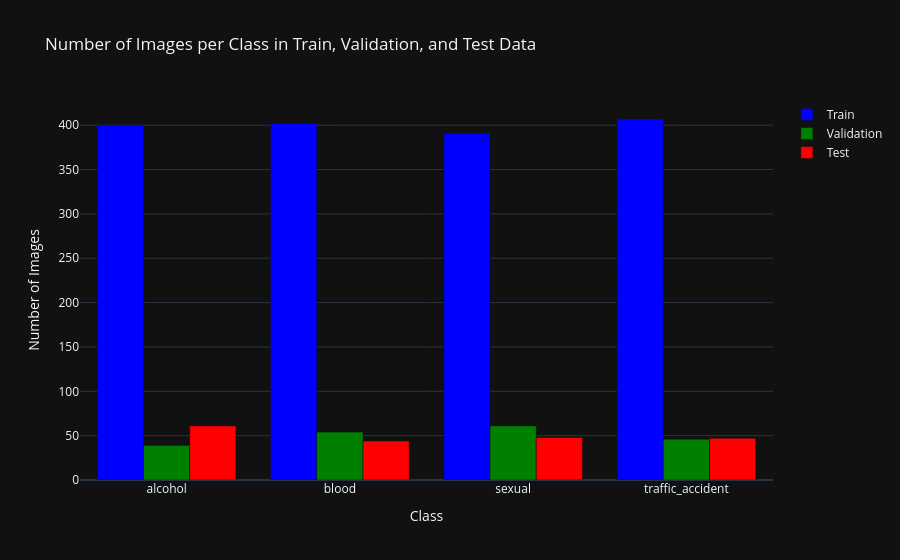

The notebook cell saved with this chart:
### Code cell
_, train_counts = np.unique(train_labels, return_counts=True)
_, val_counts = np.unique(val_labels, return_counts=True)
_, test_counts = np.unique(test_labels, return_counts=True)

fig = go.Figure()

fig.add_trace(go.Bar(
    x=class_names,
    y=train_counts,
    name='Train',
    marker=dict(color='blue')
))

fig.add_trace(go.Bar(
    x=class_names,
    y=val_counts,
    name='Validation',
    marker=dict(color='green')
))

fig.add_trace(go.Bar(
    x=class_names,
    y=test_counts,
    name='Test',
    marker=dict(color='red')
))

fig.update_layout(
    title="Number of Images per Class in Train, Validation, and Test Data",
    barmode='group',
    xaxis_title="Class",
    yaxis_title="Number of Images",
    template="plotly_dark"
)

# Show the plot
fig.show()

### Figure 1 — Plotly figure (JSON) as saved in the notebook; plotly's stock layout.template omitted (floating-point values rounded to 4 significant figures)
{"data": [{"marker": {"color": "blue"}, "name": "Train", "x": ["alcohol", "blood", "sexual", "traffic_accident"], "y": [400, 402, 391, 407], "type": "bar"}, {"marker": {"color": "green"}, "name": "Validation", "x": ["alcohol", "blood", "sexual", "traffic_accident"], "y": [39, 54, 61, 46], "type": "bar"}, {"marker": {"color": "red"}, "name": "Test", "x": ["alcohol", "blood", "sexual", "traffic_accident"], "y": [61, 44, 48, 47], "type": "bar"}], "layout": {"title": {"text": "Number of Images per Class in Train, Validation, and Test Data"}, "barmode": "group", "xaxis": {"title": {"text": "Class"}}, "yaxis": {"title": {"text": "Number of Images"}}}}
